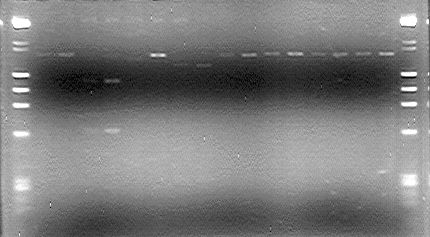
#> input picture data/anamolous/R2628-1.JPG, 430 x 237 px
$ python -i image_processing.py   (imports and definitions only)
#> lines starting #> are read from the running program, lines starting #| are printed output that depends on the picture; after the words box and inside, x2 and y2 are one past the last pixel; in counts of white or black regions, pixels touching at a corner belong together
#> further down, picture is the input picture: shape (237, 430, 3); min 0, max 255, mean 122.2
import cv2
import numpy as np

def process_image(img):
    # 1. Grayscale
    gray = cv2.cvtColor(img, cv2.COLOR_BGR2GRAY)

    # 2. Denoise
    denoised = cv2.GaussianBlur(gray, (5,5), 0)

    # 3. Edges
    edges = cv2.Canny(denoised, 50, 150)
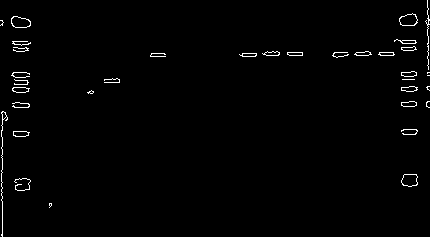
#> edges: shape (237, 430); 1.3% white in thin lines or dots

    # 4. Band enhancement
    bg = cv2.morphologyEx(
        denoised,
        cv2.MORPH_OPEN,
        cv2.getStructuringElement(cv2.MORPH_RECT, (25,25))
    )
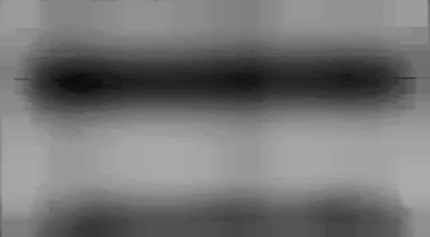
#> bg: shape (237, 430); min 10, max 170, mean 116.6

    band_only = cv2.subtract(denoised, bg)
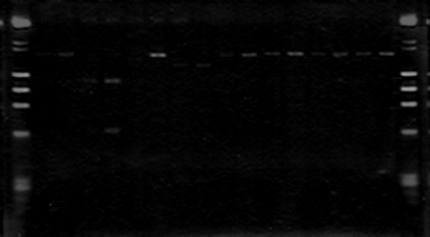
#> band_only: shape (237, 430); min 0, max 157, mean 5.6
    band_only = cv2.normalize(band_only, None, 0, 255, cv2.NORM_MINMAX)
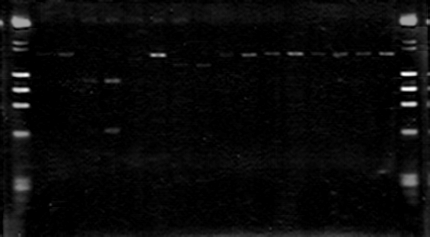
#> band_only: shape (237, 430); min 0, max 255, mean 9.1

    bands = cv2.adaptiveThreshold(
        band_only, 255,
        cv2.ADAPTIVE_THRESH_GAUSSIAN_C,
        cv2.THRESH_BINARY,
        15, 3
    )
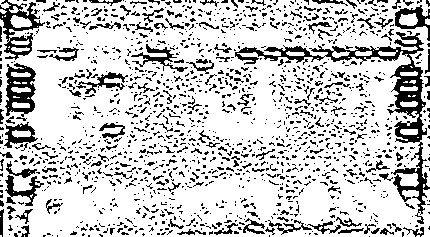
#> bands: shape (237, 430); 78.9% white; black in thin lines or dots

    return gray, denoised, edges, bands

>>> import cv2
>>> picture = cv2.imread('../../data/anamolous/R2628-1.JPG')
>>> result = process_image(picture)

$ run again, on data/anamolous/R2628-3.JPG
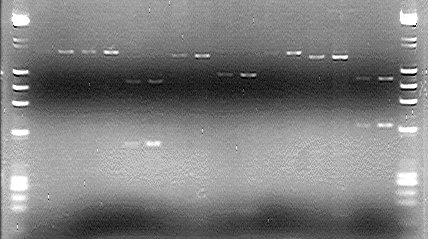
#> input picture data/anamolous/R2628-3.JPG, 428 x 239 px
#> picture is the input picture: shape (239, 428, 3); min 0, max 255, mean 125.7
#> in process_image, `edges = cv2.Canny(denoised, 50, 150)`:
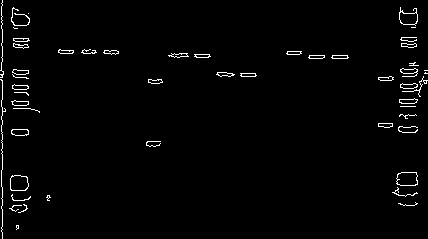
#> edges: shape (239, 428); 1.8% white in thin lines or dots
#> in process_image, `bands = cv2.adaptiveThreshold( band_only, 255, cv2.ADAPTIVE_THRESH_GAU..`:
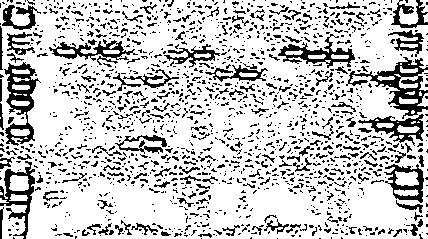
#> bands: shape (239, 428); 77.7% white; black in thin lines or dots

$ run again, on data/anamolous/R2628-4.JPG
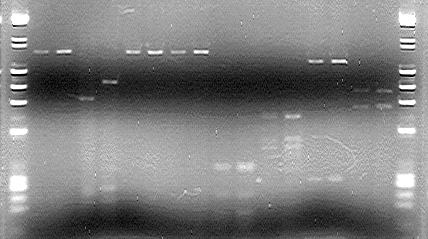
#> input picture data/anamolous/R2628-4.JPG, 428 x 239 px
#> picture is the input picture: shape (239, 428, 3); min 0, max 255, mean 125.3
#> in process_image, `edges = cv2.Canny(denoised, 50, 150)`:
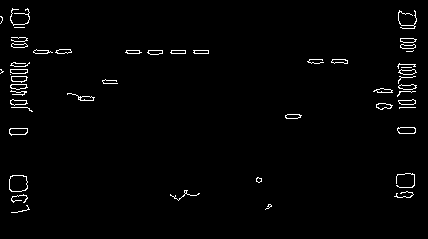
#> edges: shape (239, 428); 1.7% white in thin lines or dots, all inside (x1, y1, x2, y2) = (0, 8, 417, 213)
#> in process_image, `bands = cv2.adaptiveThreshold( band_only, 255, cv2.ADAPTIVE_THRESH_GAU..`:
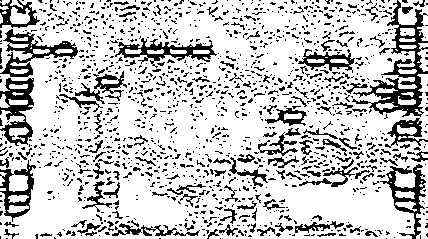
#> bands: shape (239, 428); 77.8% white; 1382 black regions (1242 under 20 px), largest, box (x1, y1, x2, y2) and area: (352, 0, 428, 117) 2252, (0, 29, 78, 77) 1097, (0, 78, 34, 146) 1072
